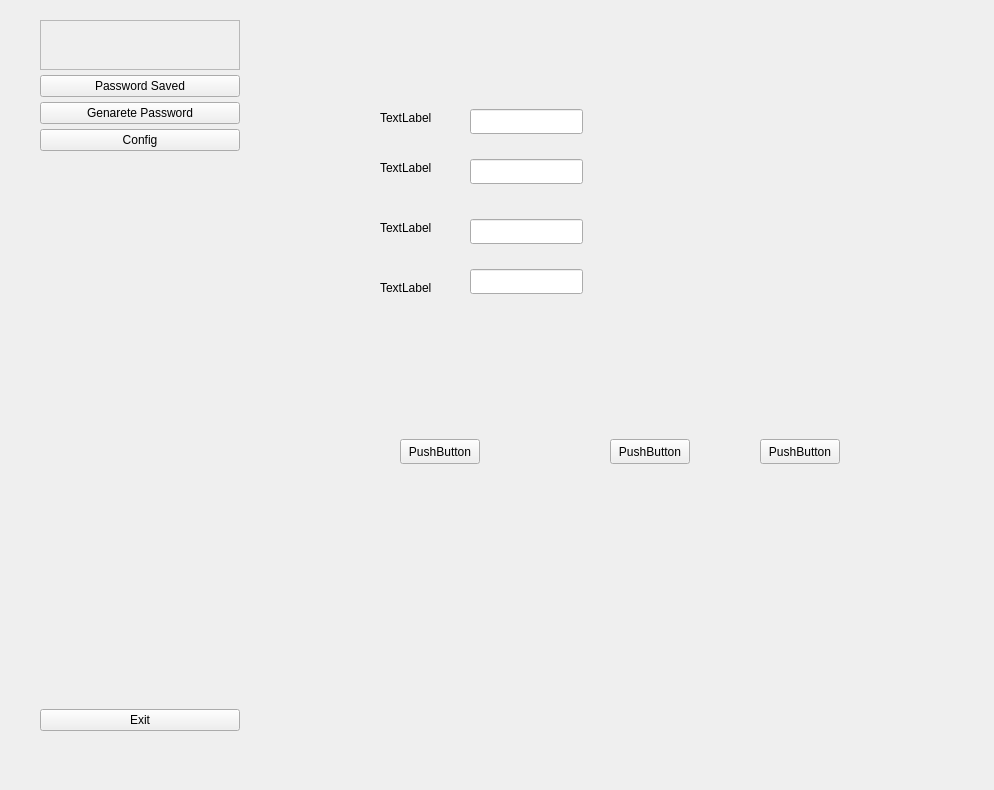
<?xml version="1.0" encoding="UTF-8"?>
<ui version="4.0">
 <class>MainWindow</class>
 <widget class="QMainWindow" name="MainWindow">
  <property name="geometry">
   <rect>
    <x>0</x>
    <y>0</y>
    <width>994</width>
    <height>790</height>
   </rect>
  </property>
  <property name="windowTitle">
   <string>MainWindow</string>
  </property>
  <widget class="QWidget" name="centralwidget">
   <widget class="QWidget" name="menu_widget" native="true">
    <property name="geometry">
     <rect>
      <x>40</x>
      <y>20</y>
      <width>200</width>
      <height>711</height>
     </rect>
    </property>
    <property name="sizePolicy">
     <sizepolicy hsizetype="Preferred" vsizetype="Preferred">
      <horstretch>0</horstretch>
      <verstretch>0</verstretch>
     </sizepolicy>
    </property>
    <property name="minimumSize">
     <size>
      <width>200</width>
      <height>0</height>
     </size>
    </property>
    <property name="maximumSize">
     <size>
      <width>200</width>
      <height>16777215</height>
     </size>
    </property>
    <layout class="QVBoxLayout" name="verticalLayout">
     <property name="spacing">
      <number>5</number>
     </property>
     <property name="leftMargin">
      <number>0</number>
     </property>
     <property name="topMargin">
      <number>0</number>
     </property>
     <property name="rightMargin">
      <number>0</number>
     </property>
     <property name="bottomMargin">
      <number>0</number>
     </property>
     <item>
      <widget class="QFrame" name="frame">
       <property name="minimumSize">
        <size>
         <width>0</width>
         <height>50</height>
        </size>
       </property>
       <property name="maximumSize">
        <size>
         <width>16777215</width>
         <height>50</height>
        </size>
       </property>
       <property name="frameShape">
        <enum>QFrame::StyledPanel</enum>
       </property>
       <property name="frameShadow">
        <enum>QFrame::Raised</enum>
       </property>
      </widget>
     </item>
     <item>
      <widget class="QPushButton" name="pushButton">
       <property name="text">
        <string>Password Saved</string>
       </property>
       <property name="icon">
        <iconset resource="resources.qrc">
         <normaloff>:/images/key.svg</normaloff>:/images/key.svg</iconset>
       </property>
      </widget>
     </item>
     <item>
      <widget class="QPushButton" name="pushButton_2">
       <property name="text">
        <string>Genarete Password</string>
       </property>
      </widget>
     </item>
     <item>
      <widget class="QPushButton" name="pushButton_3">
       <property name="text">
        <string>Config</string>
       </property>
      </widget>
     </item>
     <item>
      <spacer name="verticalSpacer">
       <property name="orientation">
        <enum>Qt::Vertical</enum>
       </property>
       <property name="sizeHint" stdset="0">
        <size>
         <width>20</width>
         <height>533</height>
        </size>
       </property>
      </spacer>
     </item>
     <item>
      <widget class="QPushButton" name="pushButton_4">
       <property name="text">
        <string>Exit</string>
       </property>
      </widget>
     </item>
    </layout>
   </widget>
   <widget class="QStackedWidget" name="stackedWidget">
    <property name="geometry">
     <rect>
      <x>270</x>
      <y>29</y>
      <width>701</width>
      <height>741</height>
     </rect>
    </property>
    <property name="currentIndex">
     <number>2</number>
    </property>
    <widget class="QWidget" name="page">
     <widget class="QLabel" name="label">
      <property name="geometry">
       <rect>
        <x>40</x>
        <y>30</y>
        <width>54</width>
        <height>17</height>
       </rect>
      </property>
      <property name="text">
       <string>TextLabel</string>
      </property>
     </widget>
     <widget class="QLabel" name="label_2">
      <property name="geometry">
       <rect>
        <x>40</x>
        <y>100</y>
        <width>54</width>
        <height>17</height>
       </rect>
      </property>
      <property name="text">
       <string>TextLabel</string>
      </property>
     </widget>
     <widget class="QLineEdit" name="lineEdit">
      <property name="geometry">
       <rect>
        <x>140</x>
        <y>30</y>
        <width>113</width>
        <height>25</height>
       </rect>
      </property>
     </widget>
     <widget class="QLineEdit" name="lineEdit_2">
      <property name="geometry">
       <rect>
        <x>140</x>
        <y>90</y>
        <width>113</width>
        <height>25</height>
       </rect>
      </property>
     </widget>
     <widget class="QPushButton" name="pushButton_5">
      <property name="geometry">
       <rect>
        <x>340</x>
        <y>90</y>
        <width>80</width>
        <height>25</height>
       </rect>
      </property>
      <property name="text">
       <string>PushButton</string>
      </property>
     </widget>
     <widget class="QPushButton" name="pushButton_6">
      <property name="geometry">
       <rect>
        <x>340</x>
        <y>30</y>
        <width>80</width>
        <height>25</height>
       </rect>
      </property>
      <property name="text">
       <string>PushButton</string>
      </property>
     </widget>
     <widget class="QFrame" name="frame_2">
      <property name="geometry">
       <rect>
        <x>39</x>
        <y>160</y>
        <width>601</width>
        <height>391</height>
       </rect>
      </property>
      <property name="frameShape">
       <enum>QFrame::StyledPanel</enum>
      </property>
      <property name="frameShadow">
       <enum>QFrame::Raised</enum>
      </property>
      <widget class="QTabWidget" name="tabWidget">
       <property name="geometry">
        <rect>
         <x>30</x>
         <y>140</y>
         <width>531</width>
         <height>231</height>
        </rect>
       </property>
       <widget class="QWidget" name="tab">
        <attribute name="title">
         <string>Tab 1</string>
        </attribute>
       </widget>
       <widget class="QWidget" name="tab_2">
        <attribute name="title">
         <string>Tab 2</string>
        </attribute>
       </widget>
      </widget>
     </widget>
    </widget>
    <widget class="QWidget" name="page_2">
     <widget class="QLabel" name="label_3">
      <property name="geometry">
       <rect>
        <x>60</x>
        <y>40</y>
        <width>54</width>
        <height>17</height>
       </rect>
      </property>
      <property name="text">
       <string>TextLabel</string>
      </property>
     </widget>
     <widget class="QLabel" name="label_4">
      <property name="geometry">
       <rect>
        <x>60</x>
        <y>100</y>
        <width>54</width>
        <height>17</height>
       </rect>
      </property>
      <property name="text">
       <string>TextLabel</string>
      </property>
     </widget>
     <widget class="QLabel" name="label_5">
      <property name="geometry">
       <rect>
        <x>60</x>
        <y>160</y>
        <width>54</width>
        <height>17</height>
       </rect>
      </property>
      <property name="text">
       <string>TextLabel</string>
      </property>
     </widget>
     <widget class="QLineEdit" name="lineEdit_3">
      <property name="geometry">
       <rect>
        <x>140</x>
        <y>40</y>
        <width>113</width>
        <height>25</height>
       </rect>
      </property>
     </widget>
     <widget class="QLineEdit" name="lineEdit_4">
      <property name="geometry">
       <rect>
        <x>140</x>
        <y>90</y>
        <width>113</width>
        <height>25</height>
       </rect>
      </property>
     </widget>
     <widget class="QLineEdit" name="lineEdit_5">
      <property name="geometry">
       <rect>
        <x>90</x>
        <y>280</y>
        <width>501</width>
        <height>101</height>
       </rect>
      </property>
     </widget>
     <widget class="QDoubleSpinBox" name="doubleSpinBox">
      <property name="geometry">
       <rect>
        <x>140</x>
        <y>150</y>
        <width>181</width>
        <height>26</height>
       </rect>
      </property>
     </widget>
     <widget class="QCheckBox" name="checkBox">
      <property name="geometry">
       <rect>
        <x>90</x>
        <y>200</y>
        <width>82</width>
        <height>23</height>
       </rect>
      </property>
      <property name="text">
       <string>CheckBox</string>
      </property>
     </widget>
     <widget class="QCheckBox" name="checkBox_2">
      <property name="geometry">
       <rect>
        <x>210</x>
        <y>200</y>
        <width>82</width>
        <height>23</height>
       </rect>
      </property>
      <property name="text">
       <string>CheckBox</string>
      </property>
     </widget>
     <widget class="QCheckBox" name="checkBox_3">
      <property name="geometry">
       <rect>
        <x>360</x>
        <y>200</y>
        <width>82</width>
        <height>23</height>
       </rect>
      </property>
      <property name="text">
       <string>CheckBox</string>
      </property>
     </widget>
     <widget class="QPushButton" name="pushButton_7">
      <property name="geometry">
       <rect>
        <x>110</x>
        <y>240</y>
        <width>80</width>
        <height>25</height>
       </rect>
      </property>
      <property name="text">
       <string>PushButton</string>
      </property>
     </widget>
     <widget class="QPushButton" name="pushButton_8">
      <property name="geometry">
       <rect>
        <x>360</x>
        <y>240</y>
        <width>80</width>
        <height>25</height>
       </rect>
      </property>
      <property name="text">
       <string>PushButton</string>
      </property>
     </widget>
     <widget class="QPushButton" name="pushButton_9">
      <property name="geometry">
       <rect>
        <x>120</x>
        <y>420</y>
        <width>80</width>
        <height>25</height>
       </rect>
      </property>
      <property name="text">
       <string>PushButton</string>
      </property>
     </widget>
     <widget class="QPushButton" name="pushButton_10">
      <property name="geometry">
       <rect>
        <x>340</x>
        <y>420</y>
        <width>80</width>
        <height>25</height>
       </rect>
      </property>
      <property name="text">
       <string>PushButton</string>
      </property>
     </widget>
    </widget>
    <widget class="QWidget" name="page_3">
     <widget class="QPushButton" name="pushButton_11">
      <property name="geometry">
       <rect>
        <x>130</x>
        <y>410</y>
        <width>80</width>
        <height>25</height>
       </rect>
      </property>
      <property name="text">
       <string>PushButton</string>
      </property>
     </widget>
     <widget class="QPushButton" name="pushButton_12">
      <property name="geometry">
       <rect>
        <x>340</x>
        <y>410</y>
        <width>80</width>
        <height>25</height>
       </rect>
      </property>
      <property name="text">
       <string>PushButton</string>
      </property>
     </widget>
     <widget class="QPushButton" name="pushButton_13">
      <property name="geometry">
       <rect>
        <x>490</x>
        <y>410</y>
        <width>80</width>
        <height>25</height>
       </rect>
      </property>
      <property name="text">
       <string>PushButton</string>
      </property>
     </widget>
     <widget class="QLabel" name="label_6">
      <property name="geometry">
       <rect>
        <x>110</x>
        <y>80</y>
        <width>54</width>
        <height>17</height>
       </rect>
      </property>
      <property name="text">
       <string>TextLabel</string>
      </property>
     </widget>
     <widget class="QLabel" name="label_7">
      <property name="geometry">
       <rect>
        <x>110</x>
        <y>190</y>
        <width>54</width>
        <height>17</height>
       </rect>
      </property>
      <property name="text">
       <string>TextLabel</string>
      </property>
     </widget>
     <widget class="QLabel" name="label_8">
      <property name="geometry">
       <rect>
        <x>110</x>
        <y>130</y>
        <width>54</width>
        <height>17</height>
       </rect>
      </property>
      <property name="text">
       <string>TextLabel</string>
      </property>
     </widget>
     <widget class="QLabel" name="label_9">
      <property name="geometry">
       <rect>
        <x>110</x>
        <y>250</y>
        <width>54</width>
        <height>17</height>
       </rect>
      </property>
      <property name="text">
       <string>TextLabel</string>
      </property>
     </widget>
     <widget class="QLineEdit" name="lineEdit_6">
      <property name="geometry">
       <rect>
        <x>200</x>
        <y>80</y>
        <width>113</width>
        <height>25</height>
       </rect>
      </property>
     </widget>
     <widget class="QLineEdit" name="lineEdit_7">
      <property name="geometry">
       <rect>
        <x>200</x>
        <y>130</y>
        <width>113</width>
        <height>25</height>
       </rect>
      </property>
     </widget>
     <widget class="QLineEdit" name="lineEdit_8">
      <property name="geometry">
       <rect>
        <x>200</x>
        <y>190</y>
        <width>113</width>
        <height>25</height>
       </rect>
      </property>
     </widget>
     <widget class="QLineEdit" name="lineEdit_9">
      <property name="geometry">
       <rect>
        <x>200</x>
        <y>240</y>
        <width>113</width>
        <height>25</height>
       </rect>
      </property>
     </widget>
    </widget>
   </widget>
  </widget>
 </widget>
 <resources>
  <include location="resources.qrc"/>
 </resources>
 <connections/>
</ui>
